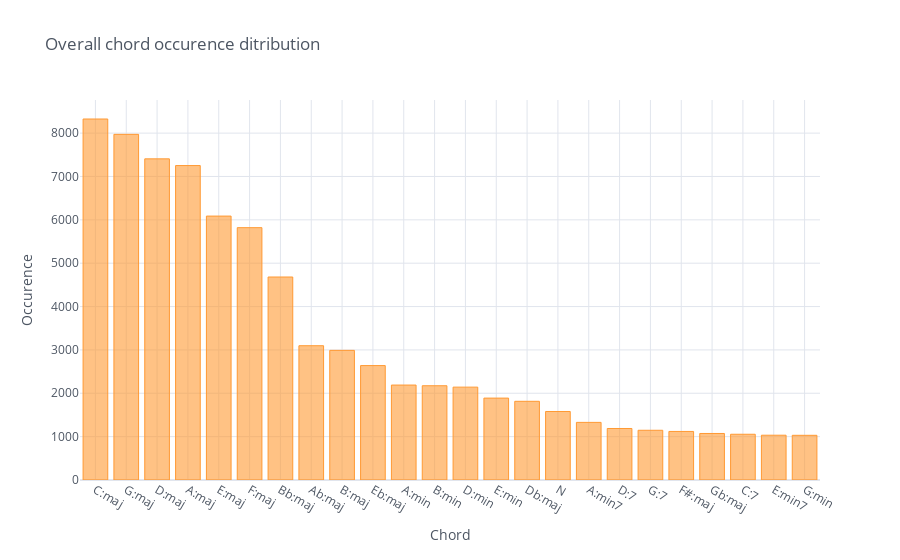

This figure's notebook cell:
### Code cell
collection_df.chord.value_counts().head(24).iplot(kind='bar',title="Overall chord occurence ditribution",xTitle="Chord",yTitle="Occurence")

### Figure 1 — Plotly figure (JSON) as saved in the notebook; plotly's stock layout.template omitted (floating-point values rounded to 4 significant figures)
{"data": [{"marker": {"color": "rgba(255, 153, 51, 0.6)", "line": {"color": "rgba(255, 153, 51, 1.0)", "width": 1}}, "name": "chord", "orientation": "v", "text": "", "type": "bar", "x": ["C:maj", "G:maj", "D:maj", "A:maj", "E:maj", "F:maj", "Bb:maj", "Ab:maj", "B:maj", "Eb:maj", "A:min", "B:min", "D:min", "E:min", "Db:maj", "N", "A:min7", "D:7", "G:7", "F#:maj", "Gb:maj", "C:7", "E:min7", "G:min"], "y": [8326, 7972, 7407, 7252, 6087, 5820, 4682, 3097, 2990, 2639, 2190, 2174, 2142, 1889, 1815, 1580, 1329, 1188, 1147, 1120, 1073, 1055, 1033, 1031]}], "layout": {"legend": {"bgcolor": "#FFFFFF", "font": {"color": "#4D5663"}}, "paper_bgcolor": "#FFFFFF", "plot_bgcolor": "#FFFFFF", "title": {"font": {"color": "#4D5663"}, "text": "Overall chord occurence ditribution"}, "xaxis": {"gridcolor": "#E1E5ED", "showgrid": true, "tickfont": {"color": "#4D5663"}, "title": {"font": {"color": "#4D5663"}, "text": "Chord"}, "zerolinecolor": "#E1E5ED"}, "yaxis": {"gridcolor": "#E1E5ED", "showgrid": true, "tickfont": {"color": "#4D5663"}, "title": {"font": {"color": "#4D5663"}, "text": "Occurence"}, "zerolinecolor": "#E1E5ED"}}}
